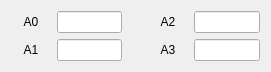
      <widget class="QWidget" name="gridLayoutWidget_6">
       <property name="geometry">
        <rect>
         <x>10</x>
         <y>520</y>
         <width>271</width>
         <height>61</height>
        </rect>
       </property>
       <layout class="QGridLayout" name="gridLayout_6">
        <item row="0" column="3">
         <widget class="QLabel" name="label_79">
          <property name="minimumSize">
           <size>
            <width>40</width>
            <height>0</height>
           </size>
          </property>
          <property name="text">
           <string>A2</string>
          </property>
          <property name="alignment">
           <set>Qt::AlignCenter</set>
          </property>
         </widget>
        </item>
        <item row="1" column="0">
         <widget class="QLabel" name="label_80">
          <property name="minimumSize">
           <size>
            <width>40</width>
            <height>0</height>
           </size>
          </property>
          <property name="text">
           <string>A1</string>
          </property>
          <property name="alignment">
           <set>Qt::AlignCenter</set>
          </property>
         </widget>
        </item>
        <item row="0" column="2">
         <spacer name="horizontalSpacer_3">
          <property name="orientation">
           <enum>Qt::Horizontal</enum>
          </property>
          <property name="sizeType">
           <enum>QSizePolicy::Fixed</enum>
          </property>
          <property name="sizeHint" stdset="0">
           <size>
            <width>20</width>
            <height>20</height>
           </size>
          </property>
         </spacer>
        </item>
        <item row="1" column="3">
         <widget class="QLabel" name="label_81">
          <property name="minimumSize">
           <size>
            <width>40</width>
            <height>0</height>
           </size>
          </property>
          <property name="text">
           <string>A3</string>
          </property>
          <property name="alignment">
           <set>Qt::AlignCenter</set>
          </property>
         </widget>
        </item>
        <item row="1" column="1">
         <widget class="QLineEdit" name="LE_A_IN_1"/>
        </item>
        <item row="0" column="0">
         <widget class="QLabel" name="label_85">
          <property name="minimumSize">
           <size>
            <width>40</width>
            <height>0</height>
           </size>
          </property>
          <property name="text">
           <string>A0</string>
          </property>
          <property name="alignment">
           <set>Qt::AlignCenter</set>
          </property>
         </widget>
        </item>
        <item row="0" column="1">
         <widget class="QLineEdit" name="LE_A_IN_0"/>
        </item>
        <item row="0" column="4">
         <widget class="QLineEdit" name="LE_A_IN_2"/>
        </item>
        <item row="1" column="4">
         <widget class="QLineEdit" name="LE_A_IN_3"/>
        </item>
       </layout>
      </widget>
